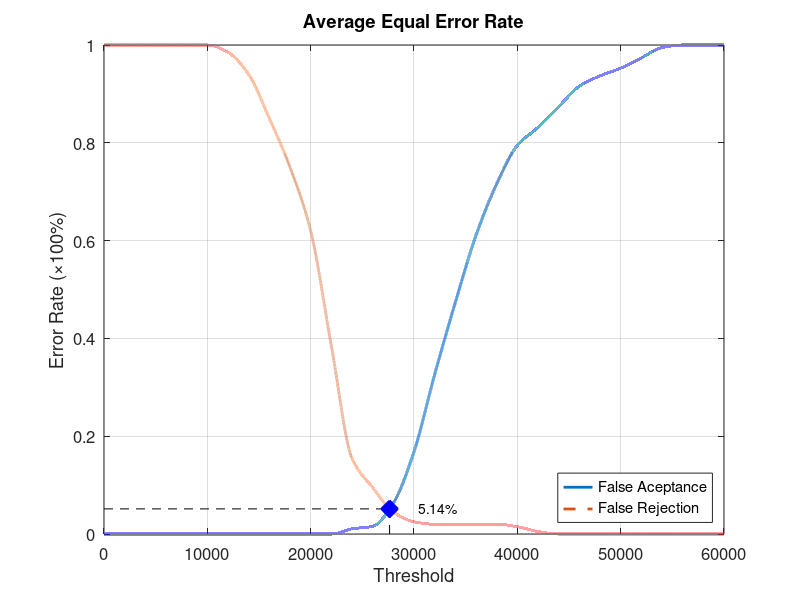
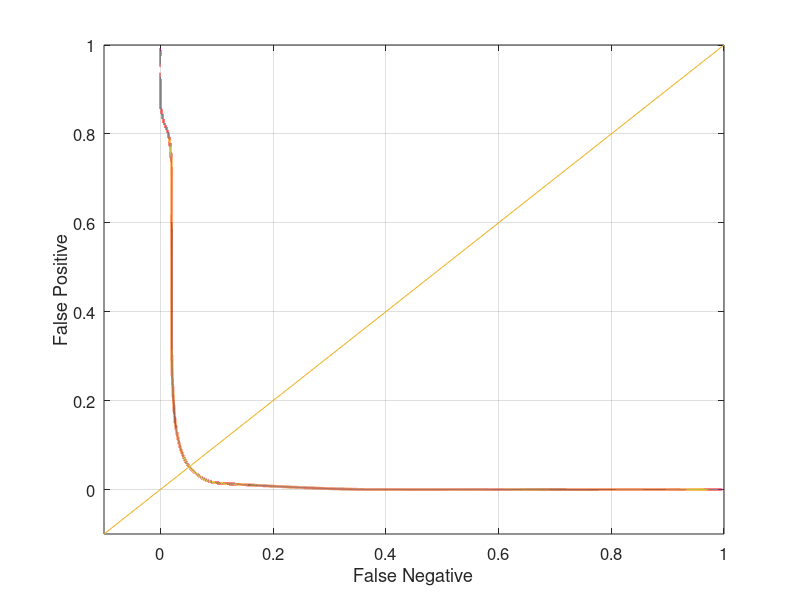

Recreate these plots in MATLAB, in order.
function yEER = Database4_2
close all;
clear;
clc;
x = 0:2000:60000;
xq = 0:0.5:60000;

y0 = [0 0 0 0 0 0 0 0 0 0 0 0 0.0105263 0.0157895 0.0631579 0.168421 0.326316 0.473684 0.610526 0.715789 0.794737 0.831579 0.873684 0.915789 0.936842 0.952632 0.973684 0.994737 1 1 1];
yy0 = interp1(x, y0, xq, 'pchip');
y1 = [1 1 1 1 1 1 0.985 0.94 0.85 0.75 0.62 0.385 0.155 0.095 0.045 0.025 0.02 0.02 0.02 0.02 0.015 0.005 0 0 0 0 0 0 0 0 0];
yy1 = interp1(x, y1, xq, 'pchip');

% Calculating EER: 
y2 = abs(y0 - y1);
find(y2 == min(y2))
yy2 = abs(yy0 - yy1);
xEER = find(yy2 == min(yy2));
xEERIndex = xq(xEER) % X-axis EER
yEER = yy0(xEER) % Y-axis EER

main = figure
plot(xq, yy0,'-','LineWidth', 2);	hold on
plot(xq, yy1,'--','LineWidth', 2);	hold on
plot([xEERIndex xEERIndex], [0 yEER], 'k--');	hold on
plot([0 xEERIndex], [yEER yEER], 'k--');	hold on
plot(xEERIndex, yEER, 'bx', 'LineWidth', 10);	hold on
text(xEERIndex + 10 * xEERIndex / 100, yEER, [num2str(round((10000 * yEER)) / 100) '%'])
legend('False Aceptance', 'False Rejection', 'Location', 'SouthEast')
xlabel('Threshold')
ylabel('Error Rate (\times100%)')
title('Average Equal Error Rate')
set(gca, 'FontSize', 12)
axis([0 60000 0 1])
grid on

print(main, 'Database4_2Main', '-dpng');
FNRxFPR = figure('Color', [1 1 1]);
plot(yy1, yy0, '-', yy1, yy0, 'LineWidth', 2);
hold on
y = -0.1:0.1:1
plot(y, y); 
set(gca, 'FontSize', 12)
xlabel('False Negative')
ylabel('False Positive')
axis([-0.1 1 -0.1 1])
set(gca, 'FontSize', 12)
grid on

print(FNRxFPR, 'Database4_2FNRxFPR','-dpng');
end
